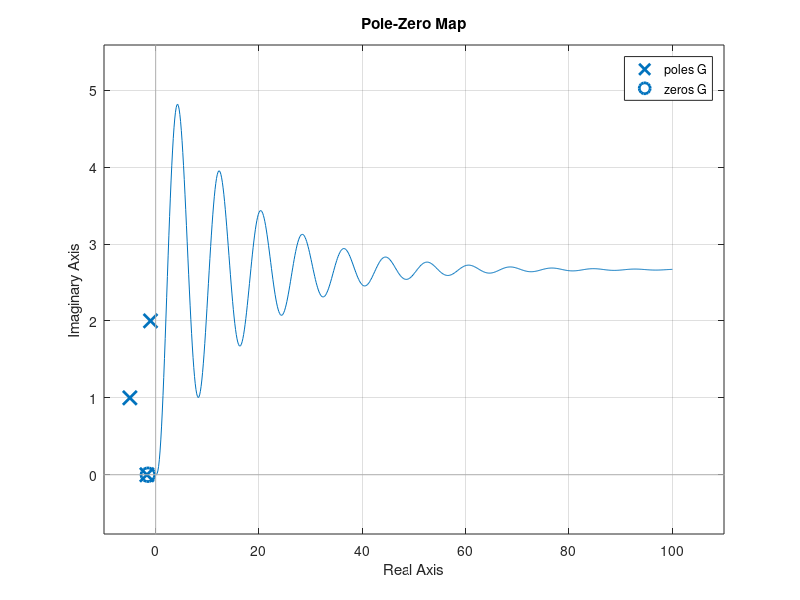

Write the MATLAB code that produced this figure. (Note: this script raises an error after producing the figure.)
%3.1%
A=[-2 -2.5 -0.5;1 0 0;0 1 0];
B=[1;0;0];
C=[0 1.5 1];
D=0;
sys=ss(A,B,C,D);
%initial(sys,[2 2 2]) 
[y,t,x]=initial(sys,[2 2 2],60) %60为指定时间
subplot(121)
plot(t,x)
subplot(122)
plot(t,y)
%%%%%%%%%%%%%%%%%%%%%%%%%%%%%%%%%%%%%%%%%%%%%%%%%%%%%
%3.3%
sys=tf([5 8],[1 4 6 3 3]);
step(sys)
%%%%%%%%%%%%%%%%%%%%%%%%%%%%%%%%%%%%%%%%%%%%%%%%%%%%%
%3.4%
s=tf('s')
G=147.3*(s+1.5)/((s^2+2*s+5)*(s^2+10*s+26)*(s+1.7));
pzmap(G);%绘制零极点图。[p,z]=pzmap（G）求主导极点
GG=147.3*1.5/(1.7*26)/(s^2+2*s+5)%利用主导极点对系统进行降阶处理
setp(G,'b',GG,'r--',10)%单位阶跃响应绘制
